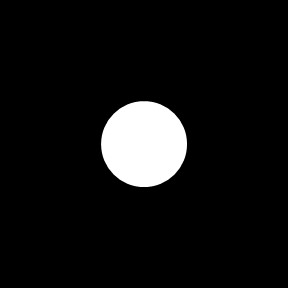
#> input picture Image Processing/images/Slide6.JPG, 288 x 288 px
$ jupyter execute affineProjections.ipynb
#> lines starting #> are read from the running program, lines starting #| are printed output that depends on the picture
[cell 1]
import cv2
import numpy as np
from matplotlib import pyplot as plt


img = cv2.imread('images/Slide6.JPG')
#> img is the input picture: shape (288, 288, 3); min 0, max 255, mean 17.8
rows, cols, ch = img.shape
#> rows = 288; cols = 288; ch = 3

pts1 = np.float32([[50, 50],
                   [200, 50],
                   [50, 200]])

pts2 = np.float32([[10, 100],
                   [200, 50],
                   [100, 250]])

M = cv2.getAffineTransform(pts1, pts2)
dst = cv2.warpAffine(img, M, (cols, rows))
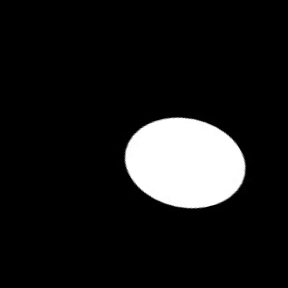
#> dst: shape (288, 288, 3); min 0, max 255, mean 26.1

plt.subplot(121)
plt.imshow(img)
plt.title('Input')

plt.subplot(122)
plt.imshow(dst)
plt.title('Output')

plt.show()
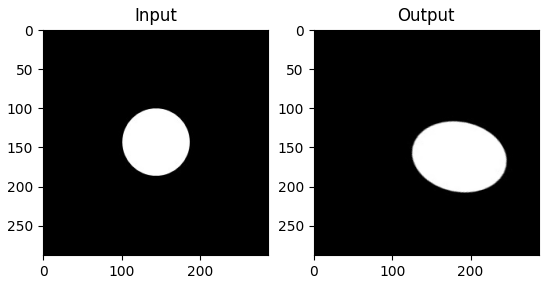
#> figure drawn by matplotlib, 2 panels

# Displaying the image
while(1):

    cv2.imshow('image', img)
    if cv2.waitKey(20) & 0xFF == 27:
#> (key Esc is pressed here)
        break

cv2.destroyAllWindows()

$ run again, with Image Processing/images/Slide12.JPG copied over Image Processing/images/Slide6.JPG
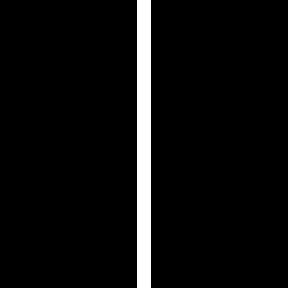
#> input picture Image Processing/images/Slide12.JPG, 288 x 288 px
#> img is the input picture: shape (288, 288, 3); min 0, max 255, mean 12.4
#> `dst = cv2.warpAffine(img, M, (cols, rows))`:
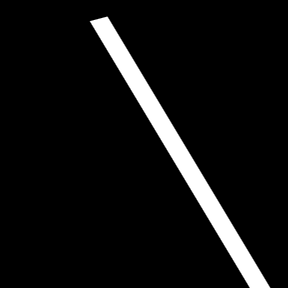
#> dst: shape (288, 288, 3); min 0, max 255, mean 17
#> `plt.show()`:
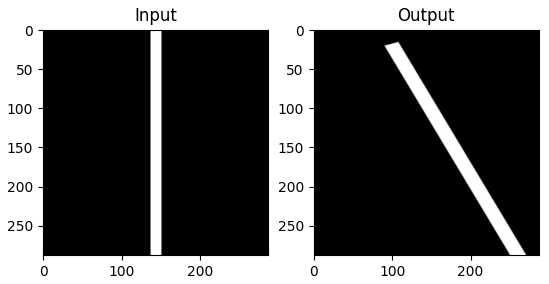
#> figure drawn by matplotlib, 2 panels
